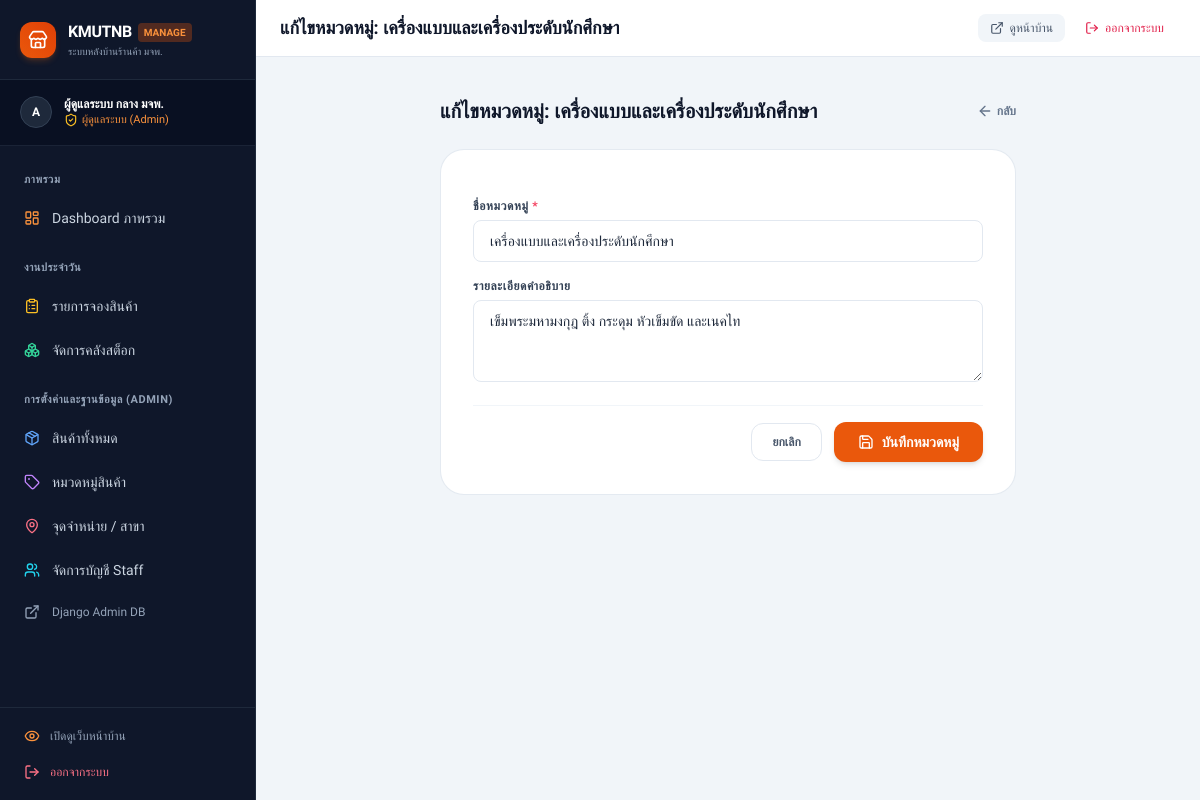
Screenshot of /manage/categories/1/edit/ (signed in) with the database file from the repository.
### accounts/models.py (models this page shows, shortened)
class User(AbstractUser):
    ROLE_ADMIN = 'admin'
    ROLE_STAFF = 'staff'
    ROLE_CHOICES = [
        (ROLE_ADMIN, 'ผู้ดูแลระบบ (Admin)'),
        (ROLE_STAFF, 'เจ้าหน้าที่ประจำสาขา (Staff)'),
    ]
    role = models.CharField(
        max_length=30,
        choices=ROLE_CHOICES,
        default=ROLE_STAFF,
        verbose_name='สิทธิ์ผู้ใช้งาน'
    )
    location = models.ForeignKey(
        'shop.Location',
        on_delete=models.SET_NULL,
        null=True,
        blank=True,
        related_name='staff_users',
        verbose_name='สถานที่รับผิดชอบ'
    )
    class Meta:
        verbose_name = 'ผู้ใช้งาน'
        verbose_name_plural = 'ผู้ใช้งานทั้งหมด'
        ordering = ['username']
    @property
    def is_shop_admin(self):
        return self.is_superuser or self.role == self.ROLE_ADMIN

### shop/models.py (models this page shows, shortened)
class Category(models.Model):
    name = models.CharField(max_length=100, unique=True, verbose_name='ชื่อหมวดหมู่')
    description = models.TextField(blank=True, verbose_name='รายละเอียดหมวดหมู่')
    created_at = models.DateTimeField(auto_now_add=True, verbose_name='วันที่สร้าง')
    class Meta:
        verbose_name = 'หมวดหมู่สินค้า'
        verbose_name_plural = 'หมวดหมู่สินค้าทั้งหมด'
        ordering = ['name']

### shop/views_manage.py (the view)
# urls.py: path('categories/<int:category_id>/edit/', views_manage.category_edit_manage, name='category_edit'),
@admin_required
def category_edit_manage(request, category_id):
    category = get_object_or_404(Category, id=category_id)
    if request.method == 'POST':
        form = CategoryForm(request.POST, instance=category)
        if form.is_valid():
            form.save()
            messages.success(request, f'แก้ไขหมวดหมู่ "{category.name}" สำเร็จ')
            return redirect('shop_manage:category_list')
    else:
        form = CategoryForm(instance=category)
    return render(request, 'manage/category_form.html', {
        'form': form,
        'title': f'แก้ไขหมวดหมู่: {category.name}',
        'is_edit': True,
        'category': category,
    })

### shop/forms.py
class CategoryForm(forms.ModelForm):
    class Meta:
        model = Category
        fields = ['name', 'description']
        widgets = {
            'name': forms.TextInput(attrs={'class': 'w-full px-4 py-2.5 rounded-lg border border-slate-200 focus:outline-none focus:ring-2 focus:ring-orange-500 focus:border-transparent transition text-sm', 'placeholder': 'ชื่อหมวดหมู่ เช่น เครื่องแบบ, อุปกรณ์การเรียน'}),
            'description': forms.Textarea(attrs={'class': 'w-full px-4 py-2.5 rounded-lg border border-slate-200 focus:outline-none focus:ring-2 focus:ring-orange-500 focus:border-transparent transition text-sm', 'rows': 3, 'placeholder': 'รายละเอียดหมวดหมู่ (ถ้ามี)'}),
        }

### accounts/permissions.py (called while the page is built)
def role_required(allowed_roles):
    if isinstance(allowed_roles, str):
        allowed_roles = [allowed_roles]
    def decorator(view_func):
        @wraps(view_func)
        def _wrapped_view(request, *args, **kwargs):
            if not request.user.is_authenticated:
                messages.warning(request, 'กรุณาเข้าสู่ระบบก่อนเข้าใช้งานส่วนจัดการ')
                return redirect('accounts:login')
            if request.user.is_superuser:
                return view_func(request, *args, **kwargs)
            if request.user.role in allowed_roles:
                return view_func(request, *args, **kwargs)
            messages.error(request, 'คุณไม่มีสิทธิ์เข้าถึงหน้านี้')
            raise PermissionDenied("สิทธิ์การใช้งานไม่เพียงพอ")
        return _wrapped_view
    return decorator

### templates/manage/category_form.html (shortened to what this page needs)
{% extends 'base_manage.html' %}
{% block page_title %}{{ title }}{% endblock %}
{% block content %}
<div class="max-w-xl mx-auto space-y-6">
    <div class="flex items-center justify-between">
        <h2 class="text-xl font-extrabold text-slate-900">{{ title }}</h2>
        <a href="{% url 'shop_manage:category_list' %}" class="text-xs font-semibold text-slate-500 hover:text-slate-800 flex items-center gap-1">
            <i data-lucide="arrow-left" class="w-4 h-4"></i> กลับ
        </a>
    </div>
    <div class="bg-white rounded-3xl border border-slate-200/90 p-6 sm:p-8 shadow-xs">
        <form method="POST" class="space-y-4">
            <div>
                <label class="block text-xs font-bold text-slate-700 uppercase tracking-wider mb-1.5">
                    ชื่อหมวดหมู่ <span class="text-rose-500">*</span>
                </label>
                {{ form.name }}
            </div>
            <div>
                <label class="block text-xs font-bold text-slate-700 uppercase tracking-wider mb-1.5">
                    รายละเอียดคำอธิบาย
                </label>
                {{ form.description }}
            </div>
            <div class="pt-4 flex items-center justify-end gap-3 border-t border-slate-100">
                <a href="{% url 'shop_manage:category_list' %}" class="px-5 py-2.5 rounded-xl border border-slate-200 text-xs font-semibold text-slate-600 hover:bg-slate-50 transition">
                    ยกเลิก
                </a>
                <button type="submit" class="px-6 py-2.5 rounded-xl bg-orange-600 hover:bg-orange-500 text-white font-bold text-xs sm:text-sm shadow-md transition flex items-center gap-2">
                    <i data-lucide="save" class="w-4 h-4"></i>
                    <span>บันทึกหมวดหมู่</span>
                </button>
            </div>
        </form>
    </div>
</div>
{% endblock %}

### templates/base_manage.html (shortened to what this page needs)
<!DOCTYPE html>
<html lang="th" class="h-full bg-slate-100">
<head>
    <script src="https://cdn.tailwindcss.com"></script>
</head>
<body class="h-full flex flex-col antialiased text-slate-800" hx-headers='{"X-CSRFToken": "{{ csrf_token }}"}'>
    <div class="flex-1 flex overflow-hidden">
        <aside class="w-64 bg-slate-900 text-slate-300 flex flex-col shrink-0 hidden md:flex border-r border-slate-800">
            <div class="p-5 border-b border-slate-800 flex items-center justify-between">
                <a href="{% url 'shop_manage:dashboard' %}" class="flex items-center gap-3">
                    <div class="w-9 h-9 rounded-xl bg-gradient-to-tr from-orange-600 to-kmutnb flex items-center justify-center text-white font-bold shadow-md shadow-orange-500/20">
                        <i data-lucide="store" class="w-5 h-5"></i>
                    </div>
                    <div>
                        <div class="flex items-center gap-1.5">
                            <span class="font-bold text-white text-base tracking-tight">KMUTNB</span>
                            <span class="text-[10px] font-bold px-1.5 py-0.5 bg-orange-600/30 text-orange-400 rounded">MANAGE</span>
                        </div>
                        <p class="text-[10px] text-slate-400">ระบบหลังบ้านร้านค้า มจพ.</p>
                    </div>
                </a>
            </div>
            <div class="px-5 py-4 border-b border-slate-800/80 bg-slate-950/40">
                <div class="flex items-center gap-3">
                    <div class="w-8 h-8 rounded-full bg-slate-800 border border-slate-700 flex items-center justify-center text-white font-bold text-xs">
                        {{ user.username|slice:":1"|upper }}
                    </div>
                    <div class="flex-1 min-w-0">
                        <p class="text-xs font-semibold text-white truncate">{{ user.get_full_name|default:user.username }}</p>
                        <div class="flex items-center gap-1 text-[11px] text-orange-400 font-medium">
                            {% if user.is_shop_admin %}
                                <i data-lucide="shield-check" class="w-3.5 h-3.5 text-amber-400"></i>
                                <span>ผู้ดูแลระบบ (Admin)</span>
                            {% else %}
                                <i data-lucide="user-check" class="w-3.5 h-3.5 text-emerald-400"></i>
                                <span>เจ้าหน้าที่ (Staff)</span>
                            {% endif %}
                        </div>
                    </div>
                </div>
            </div>
            <nav class="flex-1 p-3 space-y-1 overflow-y-auto text-sm">
                <p class="px-3 pt-3 pb-1 text-[11px] font-semibold uppercase tracking-wider text-slate-400">ภาพรวม</p>
                <a href="{% url 'shop_manage:dashboard' %}" class="flex items-center gap-3 px-3 py-2.5 rounded-xl font-medium text-slate-300 hover:text-white hover:bg-slate-800 transition">
                    <i data-lucide="layout-dashboard" class="w-4 h-4 text-orange-400"></i>
                    <span>Dashboard ภาพรวม</span>
                </a>
                <p class="px-3 pt-4 pb-1 text-[11px] font-semibold uppercase tracking-wider text-slate-400">งานประจำวัน</p>
                <a href="{% url 'reservations_manage:reservation_list' %}" class="flex items-center justify-between px-3 py-2.5 rounded-xl font-medium text-slate-300 hover:text-white hover:bg-slate-800 transition">
                    <div class="flex items-center gap-3">
                        <i data-lucide="clipboard-list" class="w-4 h-4 text-amber-400"></i>
                        <span>รายการจองสินค้า</span>
                    </div>
                </a>
                <a href="{% url 'shop_manage:stock_list' %}" class="flex items-center gap-3 px-3 py-2.5 rounded-xl font-medium text-slate-300 hover:text-white hover:bg-slate-800 transition">
                    <i data-lucide="boxes" class="w-4 h-4 text-emerald-400"></i>
                    <span>จัดการคลังสต็อก</span>
                </a>
                {% if user.is_shop_admin %}
                    <p class="px-3 pt-4 pb-1 text-[11px] font-semibold uppercase tracking-wider text-slate-400">การตั้งค่าและฐานข้อมูล (Admin)</p>
                    <a href="{% url 'shop_manage:product_list' %}" class="flex items-center gap-3 px-3 py-2.5 rounded-xl font-medium text-slate-300 hover:text-white hover:bg-slate-800 transition">
                        <i data-lucide="package" class="w-4 h-4 text-blue-400"></i>
                        <span>สินค้าทั้งหมด</span>
                    </a>
                    <a href="{% url 'shop_manage:category_list' %}" class="flex items-center gap-3 px-3 py-2.5 rounded-xl font-medium text-slate-300 hover:text-white hover:bg-slate-800 transition">
                        <i data-lucide="tag" class="w-4 h-4 text-purple-400"></i>
                        <span>หมวดหมู่สินค้า</span>
                    </a>
                    <a href="{% url 'shop_manage:location_list' %}" class="flex items-center gap-3 px-3 py-2.5 rounded-xl font-medium text-slate-300 hover:text-white hover:bg-slate-800 transition">
                        <i data-lucide="map-pin" class="w-4 h-4 text-rose-400"></i>
                        <span>จุดจำหน่าย / สาขา</span>
                    </a>
                    <a href="{% url 'accounts:staff_list' %}" class="flex items-center gap-3 px-3 py-2.5 rounded-xl font-medium text-slate-300 hover:text-white hover:bg-slate-800 transition">
                        <i data-lucide="users" class="w-4 h-4 text-cyan-400"></i>
                        <span>จัดการบัญชี Staff</span>
                    </a>
                    <a href="/admin/" target="_blank" class="flex items-center gap-3 px-3 py-2.5 rounded-xl font-medium text-slate-400 hover:text-white hover:bg-slate-800 transition text-xs">
                        <i data-lucide="external-link" class="w-4 h-4"></i>
                        <span>Django Admin DB</span>
                    </a>
                {% endif %}
            </nav>
            <div class="p-3 border-t border-slate-800 space-y-1">
                <a href="{% url 'shop:home' %}" target="_blank" class="flex items-center gap-2.5 px-3 py-2 rounded-xl text-xs font-medium text-slate-400 hover:text-white hover:bg-slate-800 transition">
                    <i data-lucide="eye" class="w-4 h-4 text-orange-400"></i>
                    <span>เปิดดูเว็บหน้าบ้าน</span>
                </a>
                <a href="{% url 'accounts:logout' %}" class="flex items-center gap-2.5 px-3 py-2 rounded-xl text-xs font-medium text-rose-400 hover:text-rose-300 hover:bg-rose-950/30 transition">
                    <i data-lucide="log-out" class="w-4 h-4"></i>
                    <span>ออกจากระบบ</span>
                </a>
            </div>
        </aside>
        <div class="flex-1 flex flex-col min-w-0 overflow-y-auto">
            <header class="bg-white border-b border-slate-200 px-4 sm:px-6 py-3.5 flex items-center justify-between shrink-0 shadow-xs">
                <div class="flex items-center gap-3">
                    <h1 class="text-base sm:text-lg font-bold text-slate-900 truncate">
                        {% block page_title %}KMUTNB Shop Management{% endblock %}
                    </h1>
                </div>
                <div class="flex items-center gap-2">
                    <a href="{% url 'shop:home' %}" target="_blank" class="hidden sm:inline-flex items-center gap-1.5 px-3 py-1.5 text-xs font-medium text-slate-600 bg-slate-100 hover:bg-slate-200 rounded-lg transition">
                        <i data-lucide="external-link" class="w-3.5 h-3.5"></i>
                        <span>ดูหน้าบ้าน</span>
                    </a>
                    <a href="{% url 'accounts:logout' %}" class="inline-flex items-center gap-1.5 px-3 py-1.5 text-xs font-medium text-rose-600 hover:bg-rose-50 rounded-lg transition">
                        <i data-lucide="log-out" class="w-3.5 h-3.5"></i>
                        <span class="hidden sm:inline">ออกจากระบบ</span>
                    </a>
                </div>
            </header>
            <div class="flex-1 px-4 sm:px-6 lg:px-8 py-4 sm:py-6">
                {% block content %}{% endblock %}
            </div>
        </div>
    </div>
</body>
</html>

### templates/base_manage.html (style rules this page uses)
body { font-family: 'Prompt', sans-serif; }

### rows the page displays
User: username "A", get_full_name "ผู้ดูแลระบบ กลาง มจพ."
Category: name "เครื่องแบบและเครื่องประดับนักศึกษา", description "เข็มพระมหามงกุฎ ติ้ง กระดุม หัวเข็มขัด และเนคไท"

### other values shown
{{ title }} "แก้ไขหมวดหมู่: เครื่องแบบและเครื่องประดับนักศึกษา"
